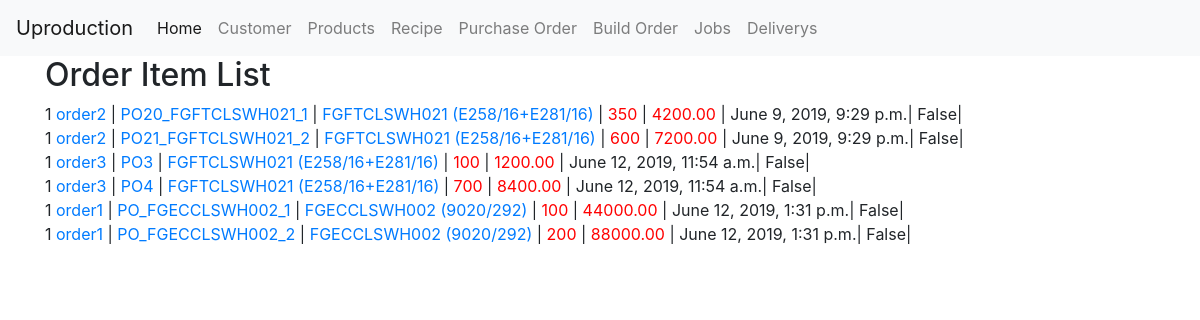
Page /order/items/ on the committed database.
### order/models.py (models this page shows, shortened)
class OrderItem(models.Model):
	order 			= models.ForeignKey(Order,
								on_delete=models.CASCADE,
								related_name='orderitems')
	po 				= models.OneToOneField(Po,
								on_delete=models.CASCADE,
								related_name='orderitems')
	seq				= models.IntegerField(default=1)
	note			= models.TextField(null = True,blank = True)
	created_date	= models.DateTimeField(auto_now_add=True)
	modified_date	= models.DateTimeField(blank=True, null=True,auto_now=True)
	completed		= models.BooleanField(default=False)
	def qty(self):
		return self.po.qty

class Order(models.Model):
	name 			= models.CharField(primary_key=True,max_length=50,null = False)
	slug 			= models.SlugField(unique=True,blank=True, null=True)
	description 	= models.TextField(null = True,blank = True)
	product			= models.ForeignKey(Product,
							blank=True,null=True,
							on_delete=models.SET_NULL,
							related_name = 'orders')
	created_date	= models.DateTimeField(auto_now_add=True)
	modified_date	= models.DateTimeField(blank=True, null=True,auto_now=True)
	draft			= models.BooleanField(default=True)
	active			= models.BooleanField(default=True)
	completed		= models.BooleanField(default=False)
	def __str__(self):
		return ('%s' % self.name)
	def get_absolute_url(self):
		return reverse('order:detail', kwargs={'slug': self.slug})

### po/models.py (models this page shows, shortened)
class Po(models.Model):
	name 			= models.CharField(primary_key=True,max_length=50,null = False)
	slug 			= models.SlugField(unique=True,blank=True, null=True)
	description 	= models.TextField(null = True,blank = True)
	qty				= models.IntegerField(default=0)
	customer		= models.ForeignKey(Customer,
							blank=True,null=True,
							on_delete=models.SET_NULL,
							related_name = 'pos')
	product			= models.ForeignKey(Product,
							blank=True,null=True,
							on_delete=models.SET_NULL,
							related_name = 'pos')
	po_type 		= models.CharField(max_length=20,choices=PO_TYPE_CHOICE,default=BTO)
	delivery_date	= models.DateTimeField(blank=True, null=True)
	delivery_address= models.TextField(null = True,blank = True)
	created_date	= models.DateTimeField(auto_now_add=True)
	modified_date	= models.DateTimeField(blank=True, null=True,auto_now=True)
	active			= models.BooleanField(default=True)
	started			= models.BooleanField(default=False)
	completed		= models.BooleanField(default=False)
	def __str__(self):
		return ('%s' % self.name)
	def weight(self):
		if self.product != None :
			return self.product.weight * self.qty
		return 0
	def get_absolute_url(self):
		return reverse('po:detail', kwargs={'slug': self.slug})

### product/models.py (models this page shows, shortened)
class Product(models.Model):
	name 				= models.CharField(primary_key=True,max_length=50,null = False)
	fg_name				= models.CharField(verbose_name='Finish Goods Name',max_length=50,blank=True, null=True)
	slug 				= models.SlugField(unique=True,blank=True, null=True)
	description 		= models.TextField(null = True,blank = True)
	parent 				= models.ForeignKey('self', null=True,blank = True,
							on_delete=models.SET_NULL,
							related_name='products')
	group				= models.ForeignKey(ProductGroup,
							blank=True,null=True,
							on_delete = models.SET_NULL,
							related_name = 'products')
	customer			= models.ForeignKey(Customer,
							blank=True,null=True,
							on_delete = models.SET_NULL,
							related_name = 'products')
	brand				= models.ForeignKey(ProductBrand,
							blank=True,null=True,
							on_delete = models.SET_NULL,
							related_name = 'brands')
	prod_type			= models.CharField(max_length=5,choices=PRODUCT_TYPE_CHOICES,default=RAW_MATERIAL)
	prod_unit			= models.CharField(max_length=10,choices=PRODUCT_UNIT_CHOICES,default=PICE)
	color 				= models.ForeignKey(ProductColor,
							blank=True,null=True,
							on_delete=models.SET_NULL,
							related_name = 'products')
	job_prefix 			= models.CharField(verbose_name='Job Prefix',max_length=10,blank=True,null=True)
	min_order			= models.IntegerField(verbose_name='Minimum Order',default=0)
	max_pack			= models.IntegerField(verbose_name='Pack per box',default=1)
	unit_per_pack		= models.DecimalField(verbose_name='Unit per pack',default=1,max_digits=7, decimal_places=2)
	weight				= models.DecimalField(verbose_name='Unit weight',default=0,max_digits=7, decimal_places=2)#Only Finish good weight
	weight_runner		= models.DecimalField(verbose_name='Runner weight',default=0,max_digits=7, decimal_places=2)#Only Runner weight
	weight_unit 		= models.CharField(verbose_name='Weight unit',max_length=10,choices=PRODUCT_WEIGHT_UNIT,default=GRAM)
	created_date		= models.DateTimeField(auto_now_add=True)
	modified_date		= models.DateTimeField(blank=True, null=True,auto_now=True)
	active				= models.BooleanField(default=True)
	qty					= models.IntegerField(verbose_name='On Warehouse',default=0)
	last_warehouse_date	= models.DateTimeField(blank=True, null=True)
	def __str__(self):
		return '%s (%s)' % (self.name,self.fg_name) if self.fg_name else '%s' % self.name
	def get_absolute_url(self):
		return reverse('product:detail', kwargs={'slug': self.slug})

### order/views.py (the view)
# urls.py: path('items/', OrderItemListView.as_view(), name='items'),
class OrderItemListView(ListView):
	model = OrderItem

### templates/order/orderitem_list.html (shortened to what this page needs)
{% extends '../base.html' %}
{% block content %}
    <h2>Order Item List</h2>
    {% for object in object_list %}
    	{{object.seq}}
    	<a href="{{ object.order.get_absolute_url }}">
    		{{object.order}}
    	</a>
        |<a href="{{object.po.get_absolute_url }}">
            {{object.po}}
        </a>
    	|
    	<a href="{{object.po.product.get_absolute_url}}">{{object.po.product}} </a>
        | <span class="qty">{{object.qty}}</span> | <span class="qty">{{object.po.weight}}</span> | {{object.created_date}}| {{object.completed}}| {{object.balance}}<br>
    {% endfor %}
{% endblock %}

### templates/order/orderitem_list.html (style rules this page uses)
.qty { color: #FF0000; }

### rows in the picture
OrderItem: seq "1", order "order2", po "PO20_FGFTCLSWH021_1", po.product "FGFTCLSWH021 (E258/16+E281/16)", qty "350", po.weight "4200.00", created_date "June 9, 2019, 9:29 p.m.", completed "False"
OrderItem: seq "1", order "order2", po "PO21_FGFTCLSWH021_2", po.product "FGFTCLSWH021 (E258/16+E281/16)", qty "600", po.weight "7200.00", created_date "June 9, 2019, 9:29 p.m.", completed "False"
OrderItem: seq "1", order "order3", po "PO3", po.product "FGFTCLSWH021 (E258/16+E281/16)", qty "100", po.weight "1200.00", created_date "June 12, 2019, 11:54 a.m.", completed "False"
OrderItem: seq "1", order "order3", po "PO4", po.product "FGFTCLSWH021 (E258/16+E281/16)", qty "700", po.weight "8400.00", created_date "June 12, 2019, 11:54 a.m.", completed "False"
OrderItem: seq "1", order "order1", po "PO_FGECCLSWH002_1", po.product "FGECCLSWH002 (9020/292)", qty "100", po.weight "44000.00", created_date "June 12, 2019, 1:31 p.m.", completed "False"
OrderItem: seq "1", order "order1", po "PO_FGECCLSWH002_2", po.product "FGECCLSWH002 (9020/292)", qty "200", po.weight "88000.00", created_date "June 12, 2019, 1:31 p.m.", completed "False"
